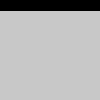
Frame 1 (no input)
Frame 60 (the mouse pressed at the canvas centre just before this capture): identical to frame 1, image omitted
Frame 120 (the mouse held since frame 60 and released just before this capture): identical to frame 1, image omitted

The Processing sketch that drew this single still picture (run headless with seeded random() and noise(); from frame 60 on, the mouse is pressed at the canvas centre):

// Processing sketch: Maturski
// ── Maturski.pde
boolean started = false;

int scl = 5;

int cols;
int rows;

int[][] grid;

void setup()
{
  //fullScreen();
  //size(800, 500);
  cols = width/scl;
  rows = (height-100)/scl;
  
  grid = new int[cols][rows];
  background(0);
  
  /*for(int i = 0; i < cols; i++)
    for(int j = 0; j < rows; j++)
      grid[i][j] = floor(random(2));*/
  
  frameRate(24);
}

void draw()
{
  if(started)
  {
    background(0);
    for(int i = 0; i < cols; i++)
    {
      for(int j = 0; j < rows; j++)
      {
        fill(grid[i][j] * 255);
        rect(i*scl, j*scl, scl, scl);
      }
    }
    
    int[][] next = new int[cols][rows];
    
    for(int x = 0; x < cols; x++)
    {
      for(int y = 0; y < rows; y++)
      {
        int number = countNeighbors(x, y);
        int state = grid[x][y];
        
        if(state == 1 && number < 2)
          next[x][y] = 0;
        if(state == 1 && number > 3)
          next[x][y] = 0;
        if(state == 1 && (number == 2 || number == 3))
          next[x][y] = 1;
        if(state == 0 && number == 3)
          next[x][y] = 1;
      }
    }
    
    grid = next;
  }
  
  fill(200);
  rect(width/2-100, height-90, 200, 100);
}

int countNeighbors(int x, int y)
{
  int sum = 0;
  for(int j = -1; j < 2; j++)
    for(int i = -1; i < 2; i++)
      sum += grid[(x + cols + i) % cols][(y + rows + j) % rows];
  return sum - grid[x][y];
}

void mouseClicked()
{
  if(mouseX > width/2-100 && mouseX < width/2+100 && mouseY > height-90 && mouseY < height-10)
    started = !started;
  else if(mouseY < height-100)
  {
    if(grid[mouseX/scl][mouseY/scl] == 0)
    {
      grid[mouseX/scl][mouseY/scl] = 1;
      fill(255);
    }
    else
    {
      grid[mouseX/scl][mouseY/scl] = 0;
      fill(0);
    }
    rect((mouseX/scl)*scl, (mouseY/scl)*scl, scl, scl);
  }
}
